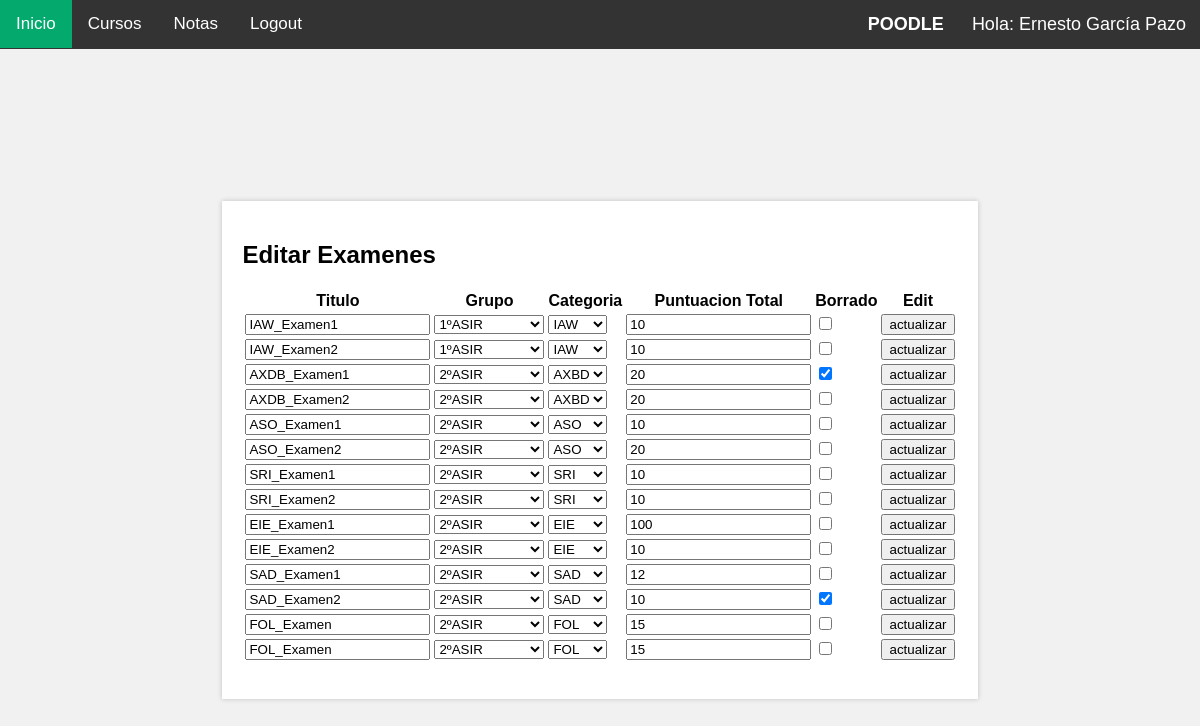
Screenshot of /editar_examen.php (signed in) with the database file from the repository.
### tables this page shows
CREATE TABLE `examenes` (
  `id` int(11) NOT NULL,
  `titulo` text DEFAULT NULL,
  `grupo` int(11) DEFAULT NULL,
  `fk_categoria` int(11) DEFAULT NULL,
  `puntuacionTotal` int(11) DEFAULT NULL,
  `borrado` tinyint(1) DEFAULT NULL,
  `creador` varchar(40) DEFAULT NULL
);

### editar_examen.php (the view, shortened to what this page needs)
<!DOCTYPE html>
<html lang="en">
<head>
  <link rel="stylesheet" href="style.css">
</head>
<body>
  <?php require './navbar.php'; ?>
  <div class="content">
    <p>
    <?php
    $conn = getconn();
    $sql = "SELECT id, nombreGrupo FROM grupos";
    $result_grupos = mysqli_query($conn, $sql);
    $grupos = array();
    while ($row = mysqli_fetch_assoc($result_grupos)) {
        $grupos[$row['id']] = $row['nombreGrupo'];
    }
    $sql = "SELECT id, nombreCategoria FROM categoria";
    $result_categorias = mysqli_query($conn, $sql);
    $categorias = array();
    while ($row = mysqli_fetch_assoc($result_categorias)) {
        $categorias[$row['id']] = $row['nombreCategoria'];
    }
    $sql = "SELECT * FROM examenes";
    $result_examenes = mysqli_query($conn, $sql);
?>
<!DOCTYPE html>
<html>
<head>
</head>
<body>
    <h2>Editar Examenes</h2>
    <table>
        <tr>
            <th>Titulo</th>
            <th>Grupo</th>
            <th>Categoria</th>
            <th>Puntuacion Total</th>
            <th>Borrado</th>
            <th>Edit</th>
        </tr>
        <?php while ($row = mysqli_fetch_assoc($result_examenes)) { ?>
            <form method="POST" action="<?php echo $_SERVER["PHP_SELF"]; ?>">
                <tr>
                    <td>
                        <input type="text" name="titulo" value="<?php echo $row['titulo']; ?>">
                    </td>
                    <td>
                        <select name="grupo">
                            <?php foreach ($grupos as $grupo_id => $nombreGrupo) { ?>
                                <option value="<?php echo $grupo_id; ?>" <?php if ($grupo_id == $row['grupo']) echo "selected"; ?>><?php echo $nombreGrupo; ?></option>
                            <?php } ?>
                        </select>
                    </td>
                    <td>
                        <select name="fk_categoria">
                            <?php foreach ($categorias as $categoria_id => $nombreCategoria) { ?>
                                <option value="<?php echo $categoria_id; ?>" <?php if ($categoria_id == $row['fk_categoria']) echo "selected"; ?>><?php echo $nombreCategoria; ?></option>
                            <?php } ?>
                        </select>
                    </td>
                    <td>
                        <input type="text" name="puntuacionTotal" value="<?php echo $row['puntuacionTotal']; ?>">
                    </td>
                    <td>
                        <input type="checkbox" name="borrado" <?php if ($row['borrado'] == 1) echo "checked"; ?>>
                    </td>
                    <td>
                        <input type="submit" name="update_examen" value="actualizar">
                    </td>
                </tr>
            </form>
        <?php } ?>
    </table>
</body>
</html>
    </p>
  </div>
</body>
</html>

### style.css (style rules this page uses)
body { font-family: Verdana, sans-serif; display: flex; justify-content: center; align-items: center; height: 100vh; margin: 0; background-color: #f1f1f1; padding-top: 50px; }
.content { padding: 20px; background-color: white; max-width: 100%; box-shadow: 0 0 5px rgba(0, 0, 0, 0.2); }

### rows the page displays
examenes: titulo "IAW_Examen1", grupo "1ºASIR", fk_categoria "IAW", puntuacionTotal "10"
examenes: titulo "IAW_Examen2", grupo "1ºASIR", fk_categoria "IAW", puntuacionTotal "10"
examenes: titulo "AXDB_Examen1", grupo "2ºASIR", fk_categoria "AXBD", puntuacionTotal "20", borrado "☑"
examenes: titulo "AXDB_Examen2", grupo "2ºASIR", fk_categoria "AXBD", puntuacionTotal "20"
examenes: titulo "ASO_Examen1", grupo "2ºASIR", fk_categoria "ASO", puntuacionTotal "10"
examenes: titulo "ASO_Examen2", grupo "2ºASIR", fk_categoria "ASO", puntuacionTotal "20"
examenes: titulo "SRI_Examen1", grupo "2ºASIR", fk_categoria "SRI", puntuacionTotal "10"
examenes: titulo "SRI_Examen2", grupo "2ºASIR", fk_categoria "SRI", puntuacionTotal "10"
examenes: titulo "EIE_Examen1", grupo "2ºASIR", fk_categoria "EIE", puntuacionTotal "100"
examenes: titulo "EIE_Examen2", grupo "2ºASIR", fk_categoria "EIE", puntuacionTotal "10"
examenes: titulo "SAD_Examen1", grupo "2ºASIR", fk_categoria "SAD", puntuacionTotal "12"
examenes: titulo "SAD_Examen2", grupo "2ºASIR", fk_categoria "SAD", puntuacionTotal "10", borrado "☑"
examenes: titulo "FOL_Examen", grupo "2ºASIR", fk_categoria "FOL", puntuacionTotal "15"
examenes: titulo "FOL_Examen", grupo "2ºASIR", fk_categoria "FOL", puntuacionTotal "15"

### other values shown
$nombre "Ernesto"
$apellidos "García Pazo"
